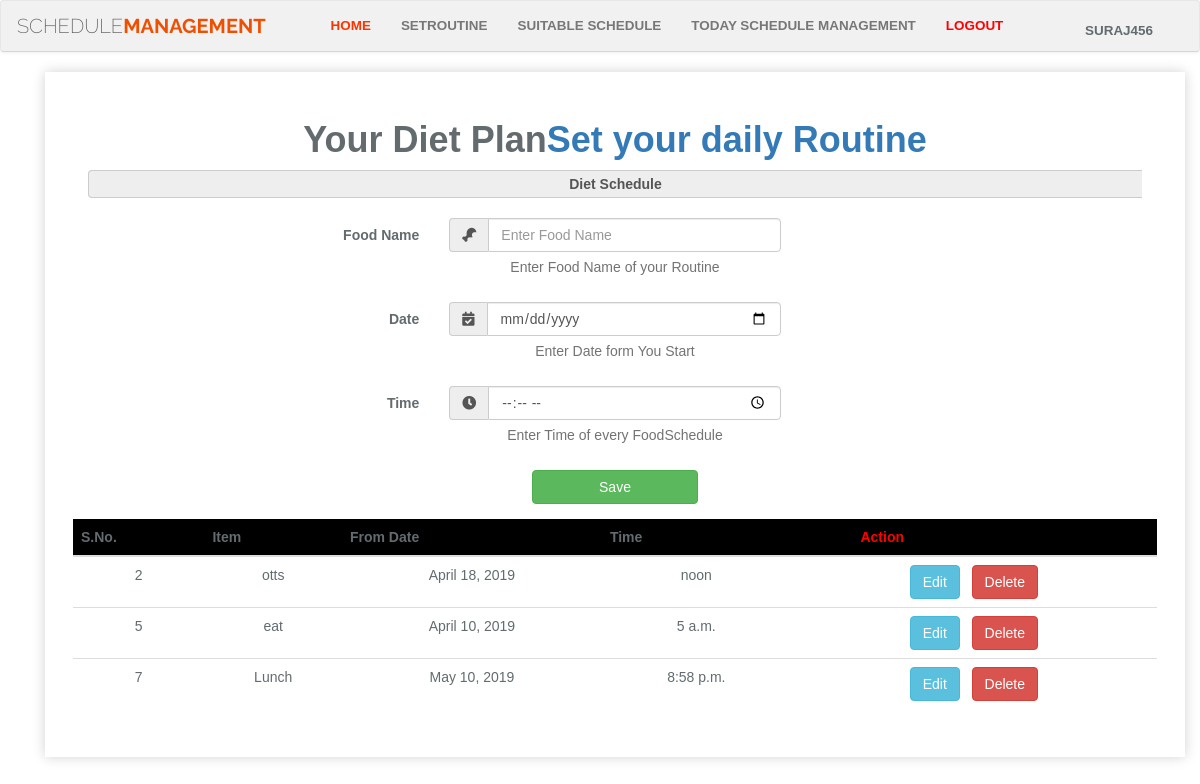
Screenshot of / (signed in) with the database file from the repository.
### home/models.py (models this page shows)
class ScheduleList(models.Model):
    user_id = models.IntegerField(default=170)
    food_name = models.CharField(max_length=170)
    DateTaker = models.DateField(blank=True, null=True)
    TimeTaker = models.TimeField(blank=True, null=True)

### home/views.py (the view)
# urls.py: path('', home, name='home'),
def home(request):
    schedule = ScheduleList.objects.all()
    return render(request, 'home.html', {'schedule': schedule})

### templates/home.html (shortened to what this page needs)
{% extends 'base.html' %}
{% block maincontent %}
{% load staticfiles %}
 <div class="container" style="text-align:center;">
                     <div style="width:100%;padding: 2em; box-shadow: 0px 0px 12px rgba(0, 0, 0, 0.18); -moz-box-shadow: 0px 0px 12px rgba(0, 0, 0, 0.18); -webkit-box-shadow:  0px 0px 12px rgba(0, 0, 0, 0.18);background-color: #fff">
                    {% if request.user.is_authenticated %}
                    <h1><b>Your Diet Plan<a href="{% url 'user_profile' %}">Set your daily Routine</a></b></h1>
                     <div class="container-fluid">
                        <div class="card">
                            <span class="input-group-addon"><b>Diet Schedule</b></span>
                            <br>
                            <div class="card-body" class="col-md-12">
                                <form action="{% url 'add_food' %}" method="POST" class="form-horizontal">
                                    <div class="form-group">
                                          <label class="col-md-4 control-label" for="client-email">Food Name</label>
                                          <div class="col-md-4">
                                            <div class="input-group">
                                              <span class="input-group-addon"><i class='fas fa-drumstick-bite'></i></span>
                                              <input  name="food_name" class="form-control" placeholder="Enter Food Name" type="text" required>
                                            </div>
                                            <p class="help-block">Enter Food Name of your Routine</p>
                                          </div>
                                        </div>
                                    <div class="form-group">
                                          <label class="col-md-4 control-label" for="client-email">Date</label>
                                          <div class="col-md-4">
                                            <div class="input-group">
                                              <span class="input-group-addon"><i class='fas fa-calendar-check'></i></span>
                                              <input  name="DateTaker" class="form-control" placeholder="Enter Date" type="date" required>
                                            </div>
                                            <p class="help-block">Enter Date form You Start</p>
                                          </div>
                                        </div>
                                     <div class="form-group">
                                          <label class="col-md-4 control-label" for="client-email">Time</label>
                                          <div class="col-md-4">
                                            <div class="input-group">
                                              <span class="input-group-addon"><i class='fas fa-clock'></i></span>
                                              <input  name="TimeTaker" class="form-control" placeholder="Enter Time" type="time" required>
                                            </div>
                                            <p class="help-block">Enter Time of every FoodSchedule</p>
                                          </div>
                                        </div>
                                   <div class="form-group">
                                      <label class="col-md-4 control-label" ></label>
                                      <div class="col-md-4">
                                        <button name="btn btn-success" type="submit" style="width:50%" class="btn btn-success">Save</button>
                                      </div>
                                   </div>
                                </form>
                            </div>
                        </div>
                    </div>
                    <div class="row">
        <div class="col-sm-12">
            <div class="table-responsive ">
                <table class="table">
                    <thead class="thead-dark" style="background:#000">
                        <tr>
                            <th scope="col">S.No.</th>
                            <th scope="col">Item</th>
                            <th scope="col">From Date</th>
                            <th scope="col">Time</th>
                            <th scope="col" style="color: red;">&nbsp;&nbsp;&nbsp;&nbsp;&nbsp;&nbsp;&nbsp;&nbsp;&nbsp;&nbsp;&nbsp;&nbsp;&nbsp;&nbsp;&nbsp;
                                Action</th>
                        </tr>
                    </thead>
                    {% for schedule in schedule %}
                    <tr>
                        <td scope="col">{{schedule.id}}</td>
                        <td scope="col">{{schedule.food_name}}</td>
                        <td scope="col">{{schedule.DateTaker}}</td>
                        <td scope="col">{{schedule.TimeTaker}}</td>
                        <td>
                             <a href="#editEmployeeModal" class="edit" data-mytitle="{{schedule.food_name}}"  data-mystart="{{schedule.DateTaker}}" data-myend="{{schedule.TimeTaker}}" data-myeveid = "{{schedule.id}}" data-toggle="modal"><button class="btn btn-info">Edit</button></a>&nbsp;&nbsp;
                            <a href="/delete/{{ schedule.id }}"  data-toggle="modal"><button class="btn btn-danger">Delete</button></a>
                        </td>
                    </tr>
                    {% endfor %}
                </table>
            </div>
        </div>
    </div>
</div>
         {% else %}
                     <div class="content flex-center position-ref full-height">
                <div class="title m-b-md">
                    <img src="{% static 'images/diet.jpg' %}" style="border-radius:5px;" width="100%" height="100%"><br>
                    <h4> Diet Management please <a href="{% url 'user_registration' %}">register here</a> and then checkout</h4>
                    {% endif %}
                </div>
                     </div>
{% endblock maincontent %}

### templates/base.html (shortened to what this page needs)
<!DOCTYPE html>
<html lang="en">
<head>
<link rel="stylesheet" href="https://maxcdn.bootstrapcdn.com/font-awesome/4.7.0/css/font-awesome.min.css">
<link rel="stylesheet" href="https://maxcdn.bootstrapcdn.com/bootstrap/3.3.7/css/bootstrap.min.css">
    <link rel='stylesheet' href='https://use.fontawesome.com/releases/v5.7.0/css/all.css'>
</head>
<body>
<nav class="navbar navbar-default navbar-expand-lg navbar-light" style="background-color:#f1f1f1
		">
	<div class="navbar-header d-flex col">
		<a class="navbar-brand" href="{% url 'home' %}">schedule<b>Management</b></a>
	</div>
	<div id="navbarCollapse" class="collapse navbar-collapse justify-content-start">
		<ul class="nav navbar-nav">
			{% if request.user.is_authenticated %}
			<li class="nav-item"><a href="{% url 'home' %}" style="color:#ff3300">Home</a></li>
            <li class="nav-item"><a  href="{% url 'user_profile' %}" >SetRoutine</a></li>
			<li class="nav-item"><a href="{% url 'food_details' %}">Suitable Schedule</a></li>
			<li class="nav-item"><a href="{% url 'TodoList' %}">Today Schedule Management</a></li>
			<li class="nav-item" ><a href="{% url 'logout' %}" style="float:right; color:red;">Logout</a></li>
{% else %}
			<li  class="nav-item"><a href="{% url 'login' %}">Login</a></li>
			<li  class="nav-item"><a href="{% url 'user_registration' %}">Registration Here</a></li>
{% endif %}
        </ul>
		<div style="float:right;" id="navbarCollapse" class="collapse navbar-collapse justify-content-start">
			<ul class="nav navbar-nav"><br>
				<li class="nav-item">	<p ><b>{{request.user.first_name}}</b></p></li>
			</ul>
		</div>
	</div>
</nav>
<div class="container">
    {% block maincontent %}
    {% endblock maincontent %}
</body>
</html>

### templates/base.html (style rules this page uses)
body { background: #eeeeee; font-family: 'Open Sans', sans-serif; }
.navbar-header.col { padding: 0 !important; }
.navbar { font-size: 14px; background: #fff; padding-left: 16px; padding-right: 16px; border-bottom: 1px solid #d6d6d6; box-shadow: 0 0 4px rgba(0,0,0,.1); }
.navbar .navbar-brand { color: #555; padding-left: 0; font-size: 20px; padding-right: 50px; font-family: 'Raleway', sans-serif; text-transform: uppercase; }
.navbar .navbar-brand b { font-weight: bold; color: #f04f01; }
.navbar ul.nav li { font-size: 96%; font-weight: bold; text-transform: uppercase; }
html, body { background-color: #fff; color: #636b6f; font-family: 'Nunito', sans-serif; font-weight: 200; height: 100vh; margin: 0; }

### rows the page displays
ScheduleList: id "2", food_name "otts", DateTaker "April 18, 2019", TimeTaker "noon"
ScheduleList: id "5", food_name "eat", DateTaker "April 10, 2019", TimeTaker "5 a.m."
ScheduleList: id "7", food_name "Lunch", DateTaker "May 10, 2019", TimeTaker "8:58 p.m."

### other values shown
{{ request.user.first_name }} "SURAJ456"
